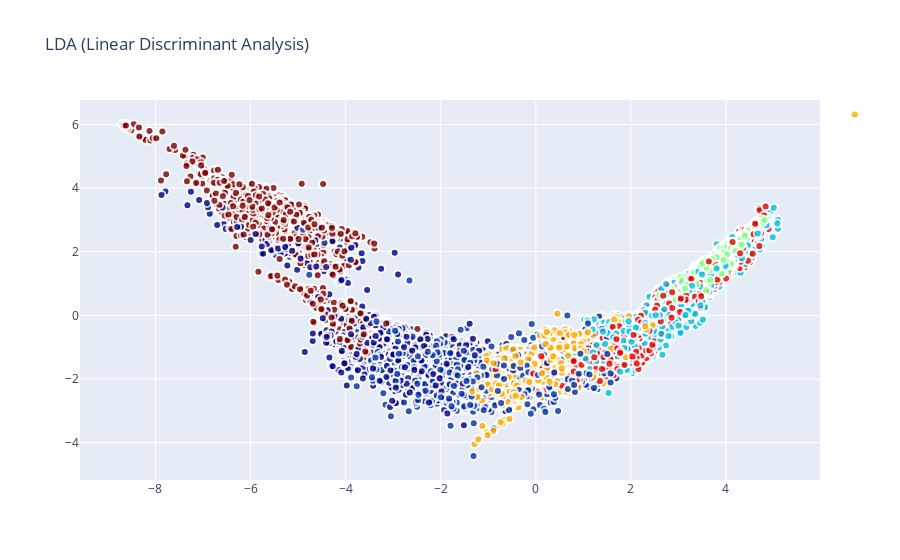

Notebook code for this chart:
### Code cell
#Use Plotly visualisation package 
# To produce an interactive chart 
traceLDA = go.Scatter(
    x = X_LDA_2D[:,0],
    y = X_LDA_2D[:,1],
    name = '',
    mode = 'markers',
#     text = Target.unique(),
    showlegend = True,
    marker = dict(
        size = 8,
        color = y_train_new,
        colorscale ='Jet',
        showscale = False,
        line = dict(
            width = 2,
            color = 'rgb(255, 255, 255)'
        ),
        opacity = 0.8
    )
)
data = [traceLDA]

layout = dict(title = 'LDA (Linear Discriminant Analysis)',
              hovermode= 'closest',
              yaxis = dict(zeroline = False),
              xaxis = dict(zeroline = False),
              showlegend= True
             )

fig = dict(data=data, layout=layout)
py.iplot(fig, filename='styled-scatter')

### Figure 1 — Plotly figure (JSON) as saved in the notebook; plotly's stock layout.template omitted (floating-point values rounded to 4 significant figures; data arrays with more than 128 entries replaced by an {"elided": "..."} marker saying what was removed)
{"data": [{"marker": {"color": {"elided": "12096 int values"}, "colorscale": [[0, "rgb(0,0,131)"], [0.2, "rgb(0,60,170)"], [0.4, "rgb(5,255,255)"], [0.6, "rgb(255,255,0)"], [0.8, "rgb(250,0,0)"], [1, "rgb(128,0,0)"]], "line": {"color": "rgb(255, 255, 255)", "width": 2}, "opacity": 0.8, "showscale": false, "size": 8}, "mode": "markers", "name": "", "showlegend": true, "type": "scatter", "x": {"elided": "12096 float values"}, "y": {"elided": "12096 float values"}}], "layout": {"hovermode": "closest", "showlegend": true, "title": {"text": "LDA (Linear Discriminant Analysis)"}, "xaxis": {"zeroline": false}, "yaxis": {"zeroline": false}}}
